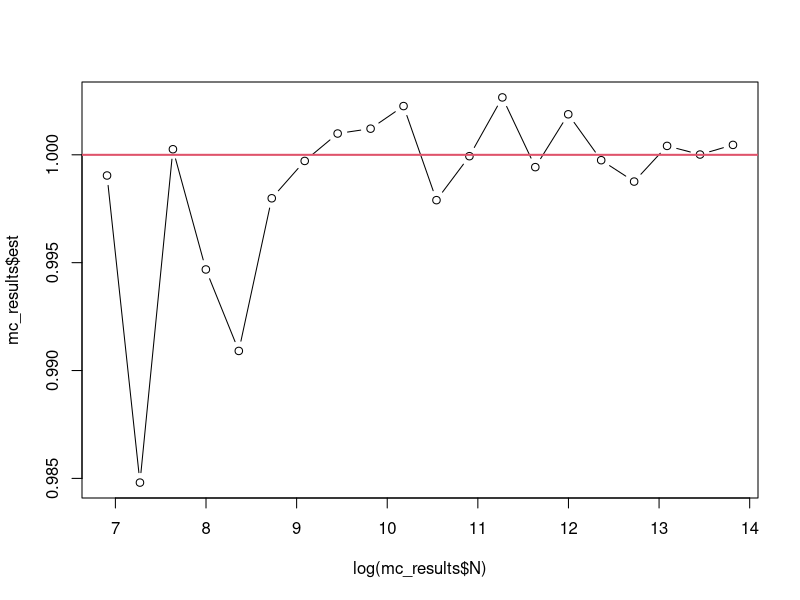
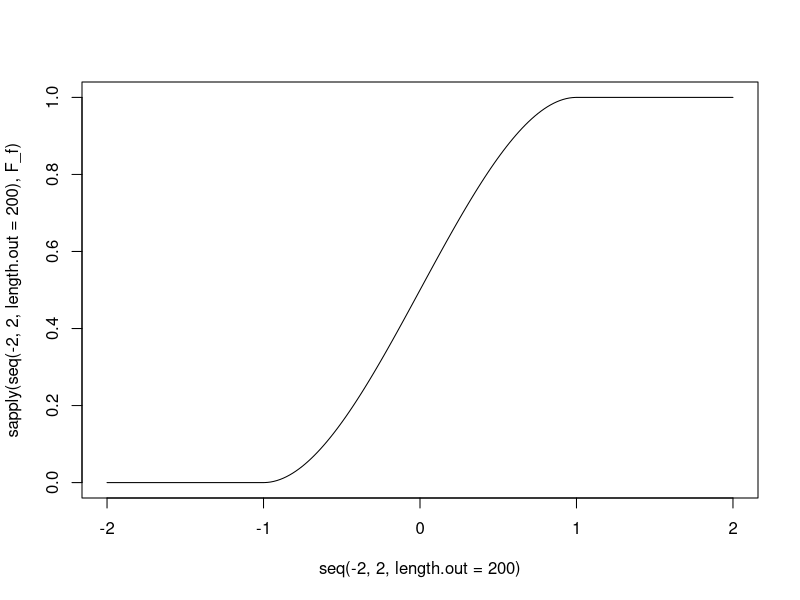
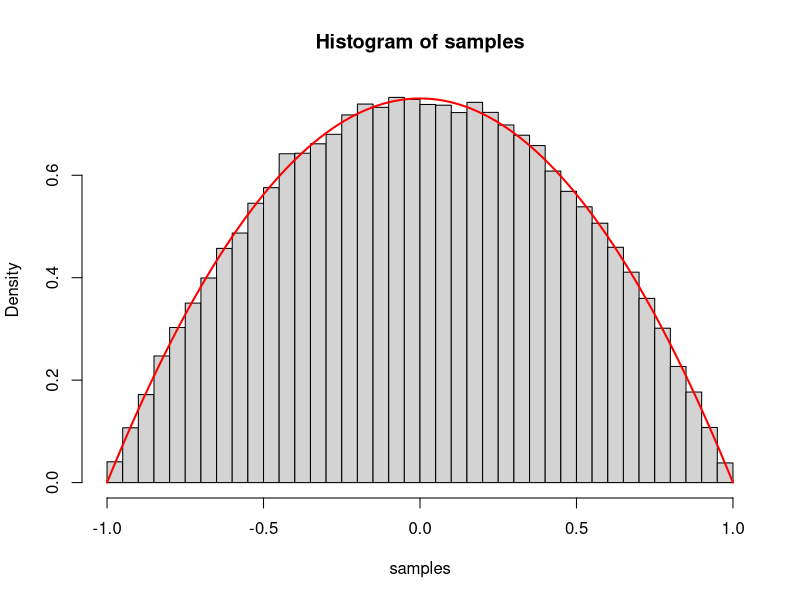
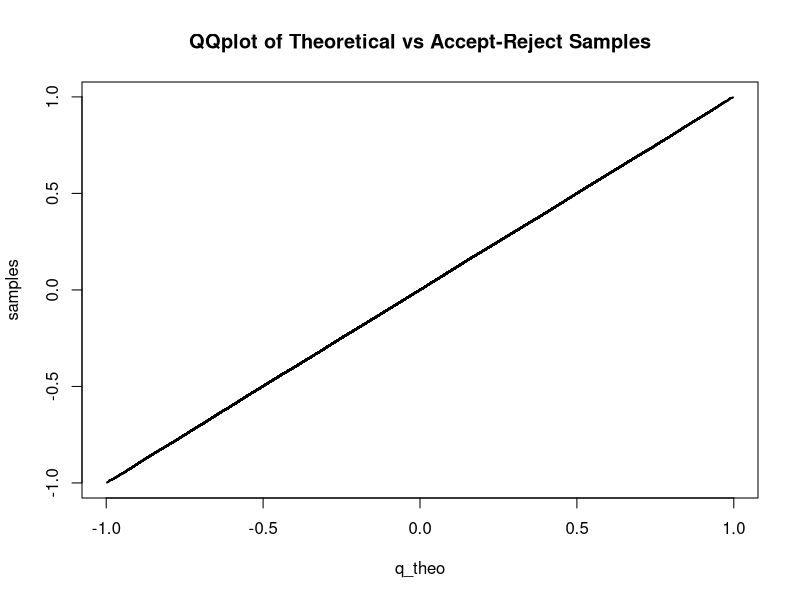
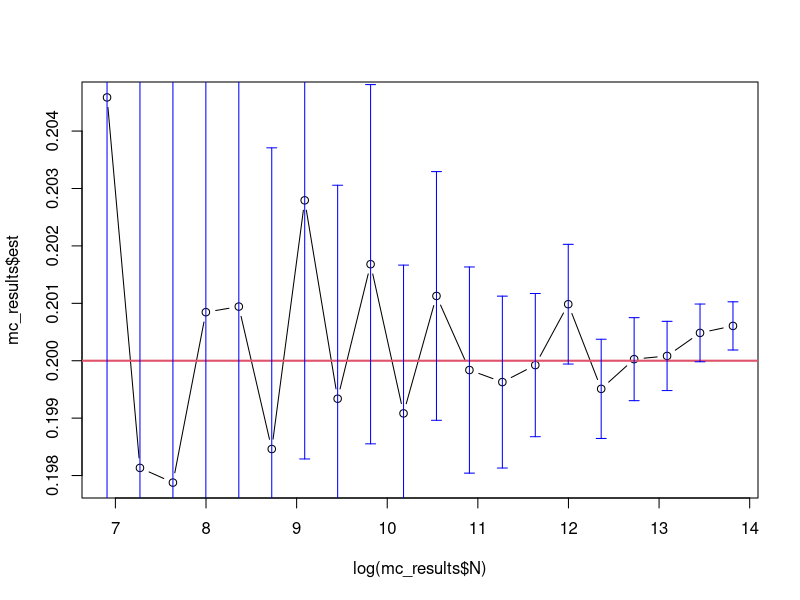

Reproduce these figures in R, in order. (Note: this script raises an error after producing the figures.)
library(dplyr)

# PART1: Crude Monte-Carlo to estimate the integral of f(x) over [-1, 1]--------
# It is indeed a density function since int_-1^1 f(x) dx = 1
f <- function(x){
  return(ifelse(abs(x)<=1, 3*(1-x^2)/4, 0))
}

p_true <- 1
mc_estimate <- function(N){
  x <- runif(N, -1, 1)
  vals <- f(x)
  
  est <- mean(vals) * 2
  se <- sd(vals)/sqrt(N) * 2
  
  list(est = est, se = se)
}

N_values <- seq(log(1000), log(1e6), length.out = 20) |> exp() |> round() |> unique()
mc_results <- lapply(N_values, function(N){
  result <- mc_estimate(N)
  
  data.frame(
    N = N,
    est = result$est,
    se = result$se
  )
})
mc_results <- bind_rows(mc_results)
plot(log(mc_results$N), mc_results$est, type = "b")
abline(h = p_true, col = 2, lwd = 2)

# CDF of f
F_f <- function(x){
  if (x < -1){
    return(0)
  } else if (x >= -1 & x <= 1){
    return(0.5 + (3*x)/4 - (x^3)/4)
  } else {
    return(1)
  }
}

plot(seq(-2, 2, length.out = 200), sapply(seq(-2, 2, length.out = 200), F_f), type = "l")

# It is possible to sample from f using inverse transform sampling
# Because F_f is strictly increasing over [-1, 1], we can find its inverse

# PART2: Accept-Reject Sampling for X ~ f --------------------------------------
rtraget_accept_reject <- function(N){
  # We use a uniform proposal over [-1, 1] and oversampling
  # The accept reject algorithm's procedure is as follows:
  # 1. Sample Y ~ g, where g is the proposal density (here uniform over [-1, 1])
  # 2. Sample U ~ Uniform(0, 1)
  # 3. Accept Y as a sample from f if U <= f(Y) / (M * g(Y)), where M is a constant such that f(x) <= M * g(x) for all x
  # 4. Repeat until we have N accepted samples
  # The theoretical accept rate is 1/M
  # The formula of acceptance-rejection sampling gives M = max_x f(x) / g(x)
  f <- function(x){
    return(ifelse(abs(x)<=1, 3*(1-x^2)/4, 0))
  }
  M <- 1.5 # since max_x f(x) = 3/4 and g(x) = 1/2 over [-1, 1]
  N_accept <- 0
  samples <- numeric(N)
  while (N_accept < N){
    u <- runif(ceiling((N - N_accept) * M))
    y <- runif(ceiling((N - N_accept) * M), -1, 1)
    idx_accept <- which(u <=  (f(y) / (M * 0.5)))
    int_M <- min(length(idx_accept), N - N_accept)
    samples[(N_accept+1) : (N_accept + int_M)] <- y[idx_accept[1 : int_M]]
    if (sum(is.na(samples)) != 0){
      print(is.na(samples))
      break
    }
    N_accept <- N_accept + int_M
  }
  samples
}

n <- 1e5
samples <- rtraget_accept_reject(n)

# Histogram of samples from accept-reject
hist(samples, breaks = 50, probability = TRUE)
curve(f(x), from = -1, to = 1, add = TRUE, col = "red", lwd = 2)

# Inverse CDF of f
F_f_inv <- function(u){
  if (u < 0 || u > 1){
    stop("u must be in [0, 1]")
  }
  if (u == 0){
    return(-1)
  } else if (u == 1){
    return(1)
  }
  f <- function(x) F_f(x) - u
  result <- uniroot(f, interval = c(-1, 1))
  return(result$root)
}
F_f_inv <- Vectorize(F_f_inv)

# QQplot to validate the sampling
probs <- ppoints(n)
q_theo <- sapply(probs, F_f_inv)
qqplot(q_theo, samples,
       main = "QQplot of Theoretical vs Accept-Reject Samples",
       cex = 0.1, pch = 1)

# PART3: Monte-Carlo Estimation of E[X^2] where X ~ f --------------------------
I_true <- 0.2 # True value of E[X^2] where X ~ f
MC <- function(N){
  alpha <- 0.05
  x <- rtraget_accept_reject(N)
  vals <- x^2
  
  est <- mean(vals)
  se <- sd(vals)/sqrt(N)
  confint <- est + c(-1, 1) * qnorm(1 - alpha/2) * se
  
  list(est = est, se = se, confint = confint)
}

# Run MC
N_values <- seq(log(1000), log(1e6), length.out = 20) |> exp() |> round() |> unique()
mc_results <- lapply(N_values, function(N){
  result <- MC(N)
  tibble(
    N = N,
    est = result$est,
    se = result$se,
    confint_lower = result$confint[1],
    confint_upper = result$confint[2]
  )
})
mc_results <- bind_rows(mc_results)
plot(log(mc_results$N), mc_results$est, type = "b")
abline(h = I_true, col = 2, lwd = 2)
# Add confidence intervals
arrows(log(mc_results$N), mc_results$confint_lower,
       log(mc_results$N), mc_results$confint_upper,
       angle = 90, code = 3, length = 0.05, col = "blue")


# PART4: Variance Reduction using Control Variates -----------------------------
# First note that (let X ~ f) 
# E[X^(2k)] = 3/2 ( \frac{1}{2k+1} - \frac{1}{2k+3} )
# E(X^2) = 1/5, E(X^4) = 3/35, E(X^6) = 1/21
# Theoretically, the optimal b is given by Cov(h(X), h_0(X)) / Var(x_0(X))
CV1 <- function(N){
  alpha <- 0.05
  train_rate <- 0.1
  N_train <- ceiling(N * train_rate)
  N_est <- N - N_train
  x_train <- rtraget_accept_reject(N_train)
  x_est <- rtraget_accept_reject(N_est)
  # Theoretical optimal coefficient b = Cov(X^2, X^4) / Var(X^4)
  b <- cov(x_train^2, x_train^4) / var(x_train^4)
  vals <- x_est^2 - b * (x_est^4 - 3/35)
  
  est <- mean(vals)
  se <- sd(vals)/sqrt(N_est)
  confint <- est + c(-1, 1) * qnorm(1 - alpha/2) * se
  
  list(est = est, se = se, confint = confint, b = b)
}

CV2 <- function(N){
  alpha <- 0.05
  train_rate <- 0.1
  N_train <- ceiling(N * train_rate)
  N_est <- N - N_train
  x_train <- rtraget_accept_reject(N_train)
  x_est <- rtraget_accept_reject(N_est)
  # Theoretical optimal coefficient b = Cov(X^2, X^6) / Var(X^6)
  b <- cov(x_train^2, x_train^6) / var(x_train^6)
  vals <- x_est^2 - b * (x_est^6 - 1/21)
  
  est <- mean(vals)
  se <- sd(vals)/sqrt(N_est)
  confint <- est + c(-1, 1) * qnorm(1 - alpha/2) * se
  
  list(est = est, se = se, confint = confint, b = b)
}

# Run CV1 and CV2
# Run CV1
N_values <- seq(log(1000), log(1e6), length.out = 10) |> exp() |> round() |> unique()
cv1_results <- lapply(N_values, function(N){
  result <- CV1(N)
  tibble(
    N = N,
    est = result$est,
    se = result$se,
    confint_lower = result$confint[1],
    confint_upper = result$confint[2],
    b = result$b
  )
})
cv1_results <- bind_rows(cv1_results)
plot(log(cv1_results$N), cv1_results$est, 
     type = "b", col = "black",
     ylim = c(min(cv1_results$confint_lower, cv2_results$confint_lower),
              max(cv1_results$confint_upper, cv2_results$confint_upper)))
abline(h = I_true, col = 2, lwd = 2)
# Add confidence intervals
arrows(log(cv1_results$N), cv1_results$confint_lower,
       log(cv1_results$N), cv1_results$confint_upper,
       angle = 90, code = 3, length = 0.05, col = "green")

# Run CV2
cv2_results <- lapply(N_values, function(N){
  result <- CV2(N)
  tibble(
    N = N,
    est = result$est,
    se = result$se,
    confint_lower = result$confint[1],
    confint_upper = result$confint[2],
    b = result$b
  )
})
cv2_results <- bind_rows(cv2_results)
points(log(cv2_results$N), cv2_results$est, type = "b", col = "blue")
# Add confidence intervals
arrows(log(cv2_results$N), cv2_results$confint_lower,
       log(cv2_results$N), cv2_results$confint_upper,
       angle = 90, code = 3, length = 0.05, col = "orange")
legend("topright", legend = c("CV1", "CV2"), col = c("green", "orange"), lwd = 2)



